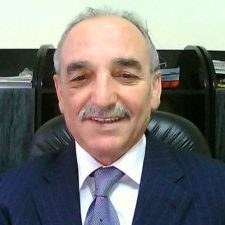
%> input picture resim3.jpg, 225 x 225 px
$ octave matlabduygutanimaprojesi.m   (GNU Octave 9; MATLAB toolbox functions it lacks are replaced by stand-ins)
%> lines starting %> are read from the running program, lines starting %| are printed output that depends on the picture
FDetect  = vision.CascadeObjectDetector;
%Viola-Jones algoritmasýný kullanarak nesneleri algýlamak için bir dedektör
%oluþturur.
resim1 = imread('resim3.jpg');
%> resim1 is the input picture: size 225x225x3 uint8; mean R, G, B 119.4, 117.7, 115.5
resim = imresize(resim1,[240 320]);
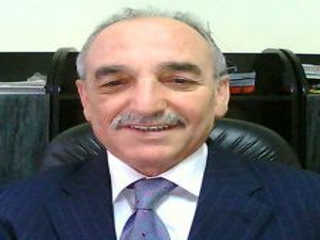
%> resim: size 240x320x3 uint8; mean R, G, B 119.4, 117.7, 115.4
AA = step(FDetect,resim);
%> AA = [77 28 136 136]
figure,
subplot(4,4,1);
%subplot(m,n,p)m = geçerli þekli bir ýzgaraya böler ve
%n = ile belirtilen konumda eksenler oluþturur
%p = MATLAB ® alt grafik konumlarýný satýr satýr numaralandýrýr.
imshow(resim); hold on
for i = 1:size(AA,1)
    rectangle('Position',AA(i,:),'LineWidth',1,'LineStyle','-','EdgeColor','r');
end
%> this loop made 1 pass
title('Yüz algýlama iþlemi tamam');
hold off;
%yüz kýrpýlma iþlemi yapacaðým burada
yuz = imcrop(resim,AA);
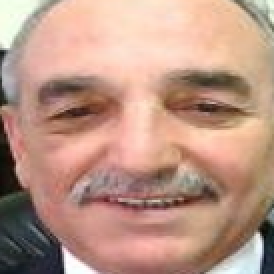
%> yuz: size 137x137x3 uint8 (shown 2 times larger); mean R, G, B 187, 149.3, 132.8
subplot(4,4,2);
imshow(yuz);
title('Yüz kýrpma iþlemi baþarýlý');
%yüze gauss ve canny filtresi uyguluyoruz
yuz_gri = rgb2gray(yuz);
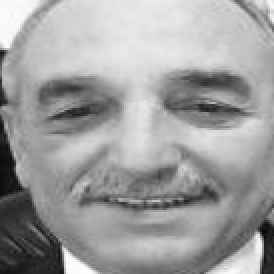
%> yuz_gri: size 137x137 uint8 (shown 2 times larger); min 5, max 255, mean 158.7
h=fspecial('gaussian',[3 3],0.5); %Gauss düþük geçiþ filtresi için
%belirtilenin iki boyytlu bir filtresini oluþturur
%içindeki satýr ve sütun sayýsýný belirten bir vektör olabilir veya bir
%skaler olabilir, bu durumda bir kare matristir.[3,3]
%için varsayýlan deðer sigma 0,5'tir.
yuz_filtre = filter2(h,yuz_gri)/255;
yuz_canny = edge(yuz_filtre(:,:,1),'canny');
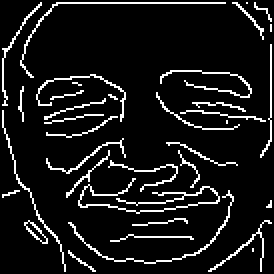
%> yuz_canny: size 137x137 logical (shown 2 times larger); 9.2% white in thin lines or dots
%ilk sayfadaki tüm satýrlarý ve tüm sütunlarý uygula canny filtresi
subplot(4,4,3);
imshow(yuz_canny);
title('Gauss Canny filtresi');
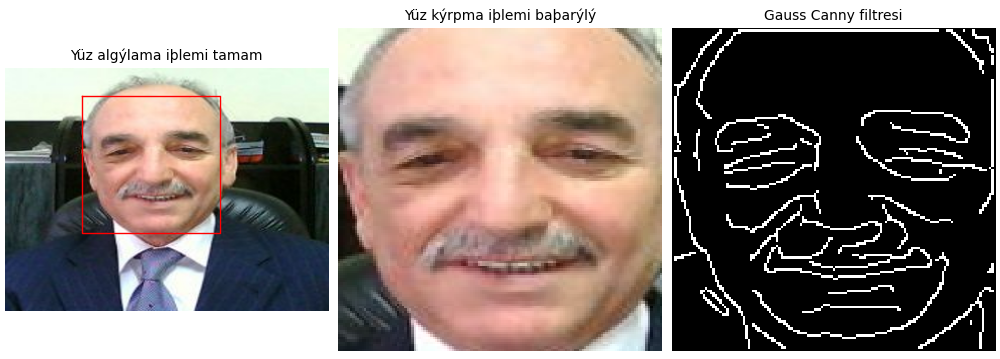
%> figure redrawn from the program's plot data, 3 panels

%aðýz belirleyelim
MouthDetect = vision.CascadeObjectDetector('Mouth' , 'MergeThreshold' ,130);
%130 eþik deðerimizdir
%> (the run ends here)

$ run again, with resim2.jpg copied over resim3.jpg
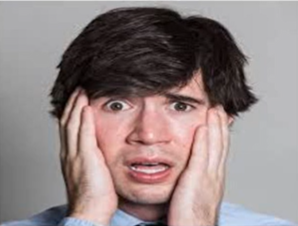
%> input picture resim2.jpg, 298 x 226 px
%> resim1 is the input picture: size 226x298x3 uint8; mean R, G, B 145.2, 131.4, 130.9
%> AA = [72 39 171 171]
%> the loop `for i = 1:size(AA,1)` made 1 pass
%> `yuz_canny = edge(yuz_filtre(:,:,1),'canny');`:
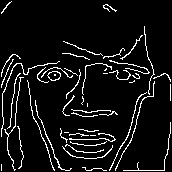
%> yuz_canny: size 172x172 logical; 7.4% white in thin lines or dots
%> `title('Gauss Canny filtresi');`:
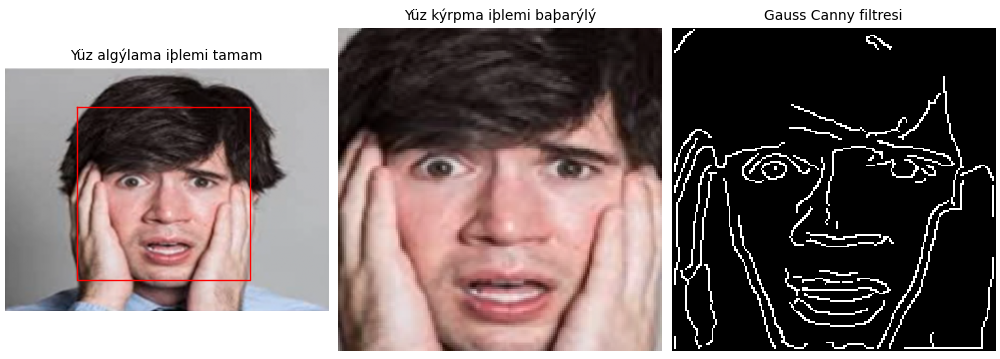
%> figure redrawn from the program's plot data, 3 panels
